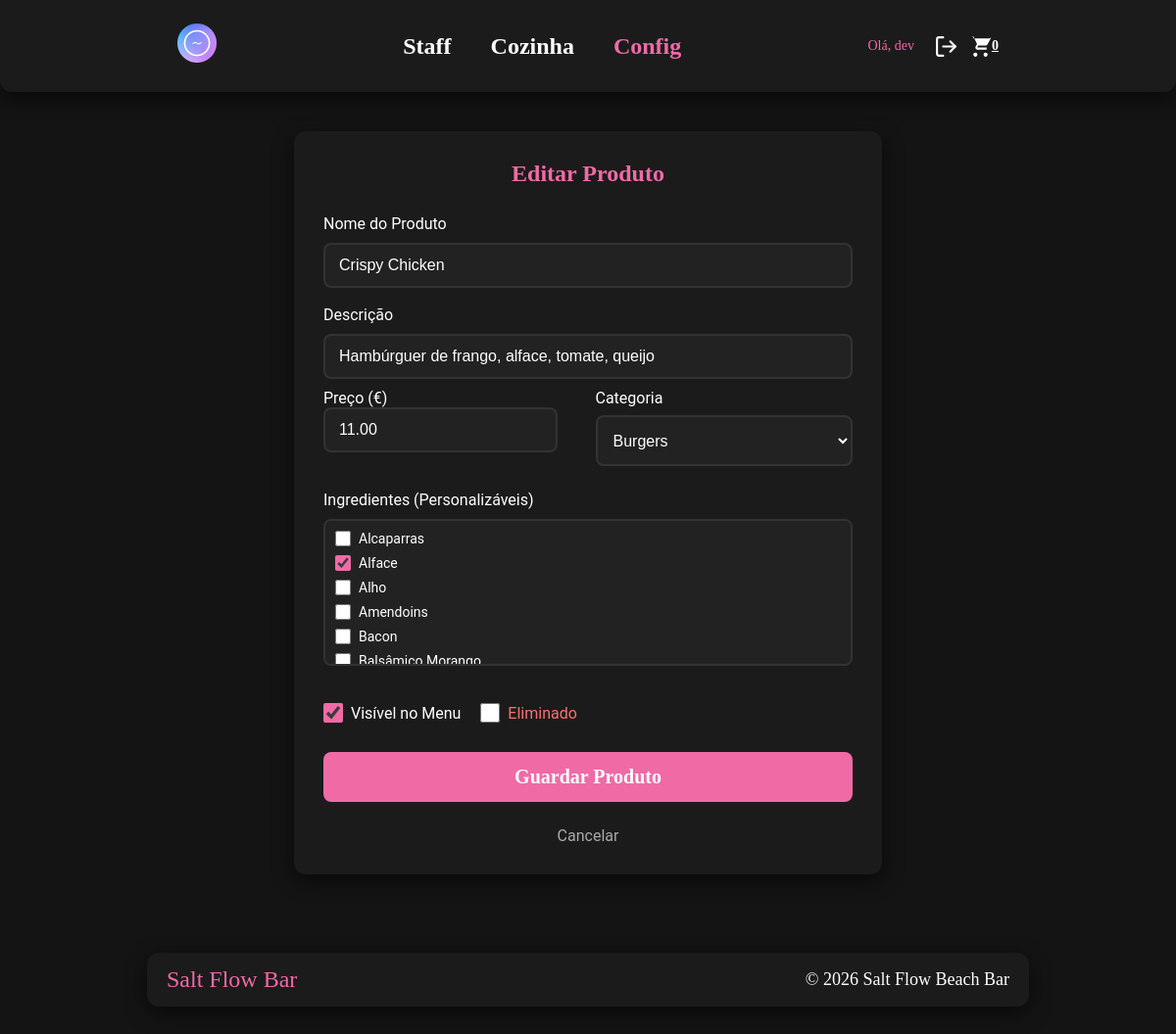
The app's page /product_form.php?id=4 (signed in) with its own data.
### tables this page shows
CREATE TABLE `products` (
  `id` int(11) NOT NULL,
  `category_id` int(11) DEFAULT NULL,
  `name` varchar(100) NOT NULL,
  `description` text DEFAULT NULL,
  `price` decimal(10,2) NOT NULL,
  `is_active` tinyint(1) DEFAULT 1,
  `is_deleted` tinyint(1) DEFAULT 0
);

CREATE TABLE `categories` (
  `id` int(11) NOT NULL,
  `name` varchar(50) NOT NULL,
  `slug` varchar(50) NOT NULL
);

CREATE TABLE `ingredients` (
  `id` int(11) NOT NULL,
  `name` varchar(50) NOT NULL,
  `is_deleted` tinyint(1) DEFAULT 0
);

### product_form.php (the view, shortened to what this page needs)
<?php
require 'db_connect.php';
$id = $_GET['id'] ?? null;
$product = [
    'name' => '', 'description' => '', 'price' => '', 'category_id' => '',
    'is_active' => 1, 'is_deleted' => 0
];
$product_ings = [];
$title = "Novo Produto";
if ($id) {
    $stmt = $pdo->prepare("SELECT * FROM products WHERE id = ?");
    $stmt->execute([$id]);
    $product = $stmt->fetch(PDO::FETCH_ASSOC);
    $title = "Editar Produto";
    $stmt = $pdo->prepare("SELECT ingredient_id FROM product_ingredients WHERE product_id = ?");
    $stmt->execute([$id]);
    $product_ings = $stmt->fetchAll(PDO::FETCH_COLUMN);
}
$categories = $pdo->query("SELECT * FROM categories")->fetchAll();
$all_ingredients = $pdo->query("SELECT * FROM ingredients WHERE is_deleted = 0 ORDER BY name")->fetchAll();
?>
<!DOCTYPE html>
<html lang="pt">
<head>
    <link rel="stylesheet" href="style.css">
</head>
<body>
    <?php require 'header.php'; ?>
    <div class="login-container" style="margin-top: 40px; max-width: 600px;">
        <h2><?= $title ?></h2>
        <form method="post">
            <label>Nome do Produto</label>
            <input type="text" name="name" value="<?= htmlspecialchars($product['name']) ?>" required>
            <label>Descrição</label>
            <input type="text" name="description" value="<?= htmlspecialchars($product['description']) ?>">
            <div style="display:flex; gap:15px;">
                <div style="flex:1;">
                    <label>Preço (€)</label>
                    <input type="number" step="0.01" name="price" value="<?= htmlspecialchars($product['price']) ?>" required>
                </div>
                <div style="flex:1;">
                    <label>Categoria</label>
                    <select name="category_id" style="width: 100%; padding: 12px; background: #222; color: white; border: 2px solid #333; border-radius: 8px; font-size: 16px; height: 52px; margin-top: 8px;">
                        <?php foreach($categories as $c): ?>
                            <option value="<?= $c['id'] ?>" <?= $product['category_id'] == $c['id'] ? 'selected' : '' ?>><?= htmlspecialchars($c['name']) ?></option>
                        <?php endforeach; ?>
                    </select>
                </div>
            </div>
            <label style="margin-top: 15px;">Ingredientes (Personalizáveis)</label>
            <div style="max-height: 150px; overflow-y: auto; background: #222; padding: 10px; border-radius: 8px; border: 2px solid #333;">
                <?php foreach($all_ingredients as $ing): ?>
                    <div style="margin-bottom: 5px;">
                        <label style="display:inline-flex; align-items:center; gap:8px; font-size:14px; margin:0;">
                            <input type="checkbox" name="ingredients[]" value="<?= $ing['id'] ?>" <?= in_array($ing['id'], $product_ings) ? 'checked' : '' ?> style="width:16px; height:16px;">
                            <?= htmlspecialchars($ing['name']) ?>
                        </label>
                    </div>
                <?php endforeach; ?>
            </div>
            <div style="margin-top: 20px; display: flex; gap: 20px;">
                <label style="display:flex; align-items:center; gap:8px; cursor:pointer;">
                    <input type="checkbox" name="is_active" id="isActive" <?= $product['is_active'] ? 'checked' : '' ?> style="width:20px; height:20px;" onchange="if(this.checked) document.getElementById('isDeleted').checked = false;">
                    Visível no Menu
                </label>
                <label style="display:flex; align-items:center; gap:8px; cursor:pointer; color:#f87171;">
                    <input type="checkbox" name="is_deleted" id="isDeleted" <?= $product['is_deleted'] ? 'checked' : '' ?> style="width:20px; height:20px;" onchange="if(this.checked) document.getElementById('isActive').checked = false;">
                    Eliminado
                </label>
            </div>
            <button type="submit" style="margin-top: 20px;">Guardar Produto</button>
            <a href="<?= $_SESSION['role'] === 'admin' ? 'admin_products.php' : 'configurador.php' ?>" style="display:block; text-align:center; margin-top:15px; color:#aaa; text-decoration:none;">Cancelar</a>
        </form>
    </div>
    <?php include 'footer.php'; ?>

### style.css (style rules this page uses)
* { padding: 0; margin: 0; color: #fff; box-sizing: border-box; }
body { background: #141414; color: white; margin: 0; font-family: "Roboto", sans-serif; -webkit-font-smoothing: antialiased; -moz-osx-font-smoothing: grayscale; text-rendering: optimizeLegibility; }
.login-container { max-width: 400px; margin: 80px auto; padding: 30px; background: #1b1b1b; border-radius: 12px; box-shadow: 0 6px 20px rgba(0, 0, 0, 0.6); color: white; }
.login-container h2 { font-family: 'Permanent Marker', cursive; color: #f06aa6; margin-bottom: 20px; text-align: center; }
.login-container form { display: flex; flex-direction: column; gap: 10px; }
.login-container label { font-size: 16px; margin-top: 8px; }
.login-container input { padding: 12px 14px; border: 2px solid #333; background: #222; color: white; border-radius: 8px; font-size: 16px; transition: border-color 0.2s; -webkit-appearance: none; appearance: none; -webkit-tap-highlight-color: transparent; }
.login-container input[type="checkbox"] { -webkit-appearance: auto; appearance: auto; accent-color: #f06aa6; }
.login-container button { background-color: #f06aa6; color: white; border: none; padding: 14px; border-radius: 8px; margin-top: 20px; font-size: 20px; font-weight: 700; font-family: 'Amatic SC', cursive; cursor: pointer; transition: background-color 0.3s ease, transform 0.1s; min-height: 48px; -webkit-tap-highlight-color: transparent; touch-action: manipulation; }

### records on screen
products: name "Crispy Chicken", description "Hambúrguer de frango, alface, tomate, queijo", price "11.00", category_id "Burgers", is_active "☑"
ingredients: name "Alcaparras"
ingredients: id "☑", name "Alface"
ingredients: name "Alho"
ingredients: name "Amendoins"
ingredients: name "Bacon"
ingredients: name "Balsâmico Morango"

### other values on screen
$_SESSION['username'] "dev"
$title "Editar Produto"
